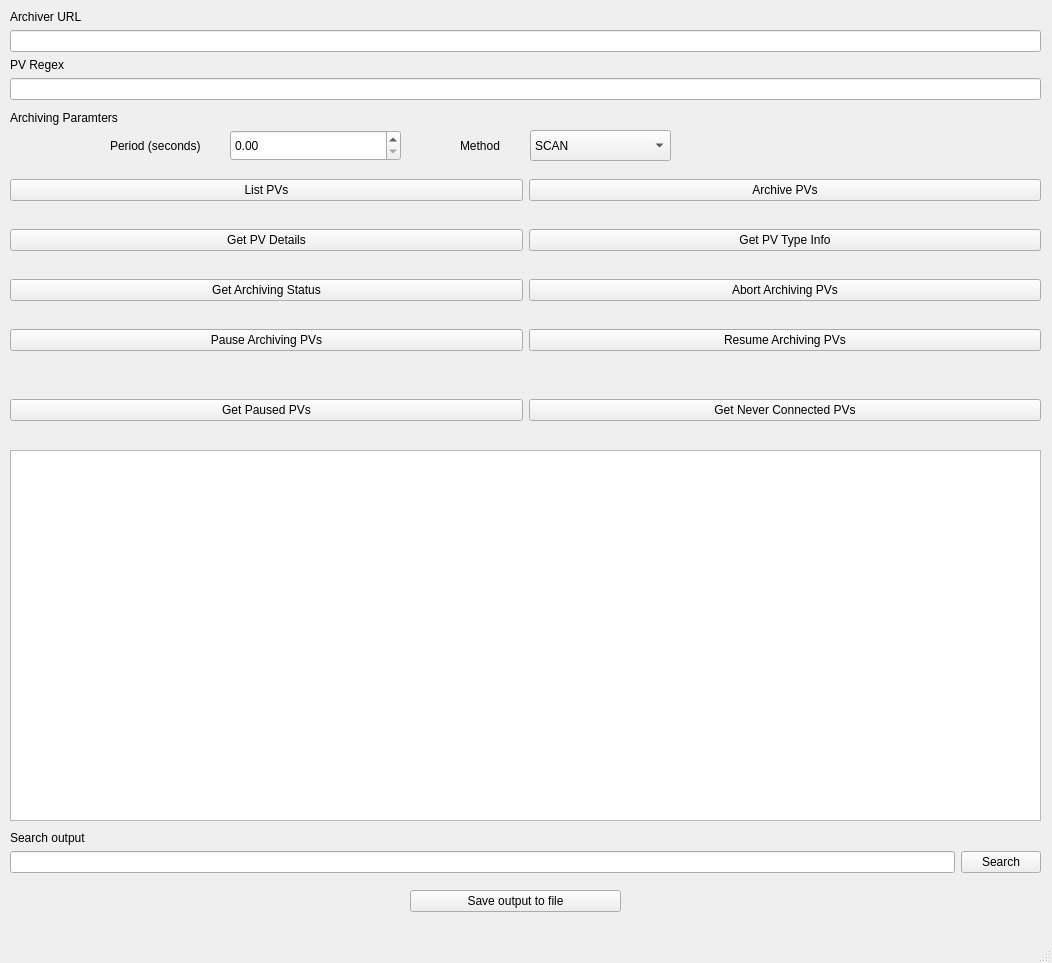
<?xml version="1.0" encoding="UTF-8"?>
<ui version="4.0">
 <class>MainWindow</class>
 <widget class="QMainWindow" name="MainWindow">
  <property name="geometry">
   <rect>
    <x>0</x>
    <y>0</y>
    <width>1052</width>
    <height>963</height>
   </rect>
  </property>
  <property name="windowTitle">
   <string>PV Archiver Appliance</string>
  </property>
  <widget class="QWidget" name="centralwidget">
   <widget class="QWidget" name="layoutWidget">
    <property name="geometry">
     <rect>
      <x>10</x>
      <y>10</y>
      <width>1031</width>
      <height>92</height>
     </rect>
    </property>
    <layout class="QFormLayout" name="formLayout">
     <property name="fieldGrowthPolicy">
      <enum>QFormLayout::AllNonFixedFieldsGrow</enum>
     </property>
     <item row="0" column="0">
      <widget class="QLabel" name="label">
       <property name="text">
        <string>Archiver URL</string>
       </property>
      </widget>
     </item>
     <item row="1" column="0" colspan="2">
      <widget class="QLineEdit" name="urlLine"/>
     </item>
     <item row="2" column="0">
      <widget class="QLabel" name="label_2">
       <property name="text">
        <string>PV Regex</string>
       </property>
      </widget>
     </item>
     <item row="3" column="0" colspan="2">
      <widget class="QLineEdit" name="regexLine"/>
     </item>
    </layout>
   </widget>
   <widget class="QWidget" name="horizontalLayoutWidget">
    <property name="geometry">
     <rect>
      <x>10</x>
      <y>170</y>
      <width>1031</width>
      <height>41</height>
     </rect>
    </property>
    <layout class="QHBoxLayout" name="horizontalLayout">
     <item>
      <widget class="QPushButton" name="listButton">
       <property name="text">
        <string>List PVs</string>
       </property>
      </widget>
     </item>
     <item>
      <widget class="QPushButton" name="archiveButton">
       <property name="text">
        <string>Archive PVs</string>
       </property>
      </widget>
     </item>
    </layout>
   </widget>
   <widget class="QTextEdit" name="textEdit">
    <property name="geometry">
     <rect>
      <x>10</x>
      <y>450</y>
      <width>1031</width>
      <height>371</height>
     </rect>
    </property>
   </widget>
   <widget class="QWidget" name="horizontalLayoutWidget_2">
    <property name="geometry">
     <rect>
      <x>10</x>
      <y>220</y>
      <width>1031</width>
      <height>41</height>
     </rect>
    </property>
    <layout class="QHBoxLayout" name="horizontalLayout_3">
     <item>
      <widget class="QPushButton" name="detailsButton">
       <property name="text">
        <string>Get PV Details</string>
       </property>
      </widget>
     </item>
     <item>
      <widget class="QPushButton" name="typeButton">
       <property name="text">
        <string>Get PV Type Info</string>
       </property>
      </widget>
     </item>
    </layout>
   </widget>
   <widget class="QWidget" name="horizontalLayoutWidget_3">
    <property name="geometry">
     <rect>
      <x>10</x>
      <y>390</y>
      <width>1031</width>
      <height>41</height>
     </rect>
    </property>
    <layout class="QHBoxLayout" name="horizontalLayout_2">
     <item>
      <widget class="QPushButton" name="getpauseButton">
       <property name="text">
        <string>Get Paused PVs</string>
       </property>
      </widget>
     </item>
     <item>
      <widget class="QPushButton" name="neverconnectedButton">
       <property name="text">
        <string>Get Never Connected PVs</string>
       </property>
      </widget>
     </item>
    </layout>
   </widget>
   <widget class="QWidget" name="horizontalLayoutWidget_4">
    <property name="geometry">
     <rect>
      <x>10</x>
      <y>270</y>
      <width>1031</width>
      <height>41</height>
     </rect>
    </property>
    <layout class="QHBoxLayout" name="horizontalLayout_4">
     <item>
      <widget class="QPushButton" name="statusButton">
       <property name="text">
        <string>Get Archiving Status</string>
       </property>
      </widget>
     </item>
     <item>
      <widget class="QPushButton" name="abortButon">
       <property name="text">
        <string>Abort Archiving PVs</string>
       </property>
      </widget>
     </item>
    </layout>
   </widget>
   <widget class="QWidget" name="horizontalLayoutWidget_5">
    <property name="geometry">
     <rect>
      <x>10</x>
      <y>320</y>
      <width>1031</width>
      <height>41</height>
     </rect>
    </property>
    <layout class="QHBoxLayout" name="horizontalLayout_5">
     <item>
      <widget class="QPushButton" name="pauseButton">
       <property name="text">
        <string>Pause Archiving PVs</string>
       </property>
      </widget>
     </item>
     <item>
      <widget class="QPushButton" name="resumeButton">
       <property name="text">
        <string>Resume Archiving PVs</string>
       </property>
      </widget>
     </item>
    </layout>
   </widget>
   <widget class="QLabel" name="label_3">
    <property name="geometry">
     <rect>
      <x>10</x>
      <y>830</y>
      <width>111</width>
      <height>16</height>
     </rect>
    </property>
    <property name="text">
     <string>Search output</string>
    </property>
   </widget>
   <widget class="QWidget" name="layoutWidget">
    <property name="geometry">
     <rect>
      <x>10</x>
      <y>850</y>
      <width>1031</width>
      <height>24</height>
     </rect>
    </property>
    <layout class="QHBoxLayout" name="horizontalLayout_6">
     <item>
      <widget class="QLineEdit" name="searchEdit"/>
     </item>
     <item>
      <widget class="QPushButton" name="searchButton">
       <property name="text">
        <string>Search</string>
       </property>
      </widget>
     </item>
    </layout>
   </widget>
   <widget class="QPushButton" name="saveButton">
    <property name="geometry">
     <rect>
      <x>410</x>
      <y>890</y>
      <width>211</width>
      <height>22</height>
     </rect>
    </property>
    <property name="text">
     <string>Save output to file</string>
    </property>
   </widget>
   <widget class="QLabel" name="label_4">
    <property name="geometry">
     <rect>
      <x>10</x>
      <y>110</y>
      <width>151</width>
      <height>16</height>
     </rect>
    </property>
    <property name="text">
     <string>Archiving Paramters</string>
    </property>
   </widget>
   <widget class="QLabel" name="label_5">
    <property name="geometry">
     <rect>
      <x>110</x>
      <y>130</y>
      <width>121</width>
      <height>31</height>
     </rect>
    </property>
    <property name="text">
     <string>Period (seconds)</string>
    </property>
   </widget>
   <widget class="QDoubleSpinBox" name="doubleSpinBox">
    <property name="geometry">
     <rect>
      <x>230</x>
      <y>130</y>
      <width>171</width>
      <height>31</height>
     </rect>
    </property>
    <property name="maximum">
     <double>10000.000000000000000</double>
    </property>
   </widget>
   <widget class="QComboBox" name="comboBox">
    <property name="geometry">
     <rect>
      <x>530</x>
      <y>130</y>
      <width>141</width>
      <height>31</height>
     </rect>
    </property>
    <item>
     <property name="text">
      <string>SCAN</string>
     </property>
    </item>
    <item>
     <property name="text">
      <string>MONITOR</string>
     </property>
    </item>
   </widget>
   <widget class="QLabel" name="label_6">
    <property name="geometry">
     <rect>
      <x>460</x>
      <y>130</y>
      <width>59</width>
      <height>31</height>
     </rect>
    </property>
    <property name="text">
     <string>Method</string>
    </property>
   </widget>
  </widget>
  <widget class="QMenuBar" name="menubar">
   <property name="geometry">
    <rect>
     <x>0</x>
     <y>0</y>
     <width>1052</width>
     <height>19</height>
    </rect>
   </property>
  </widget>
  <widget class="QStatusBar" name="statusbar"/>
 </widget>
 <resources/>
 <connections/>
</ui>
